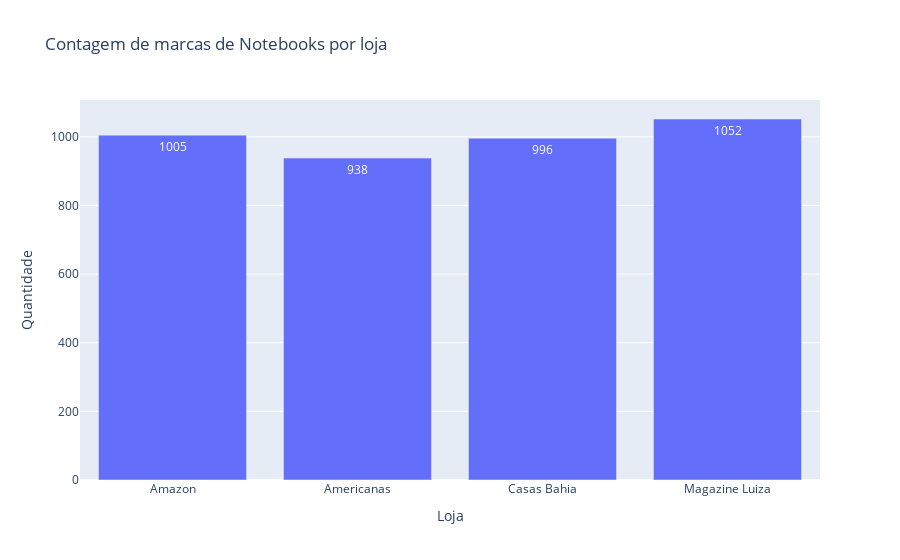

The code cell stored with this chart in its notebook:
### Code cell
fig = px.bar(dados_gerais_lojas, x='Loja',y='Quantidade', title="Contagem de marcas de Notebooks por loja", text="Quantidade")
fig.show()

### Figure 1 — Plotly figure (JSON) as saved in the notebook; plotly's stock layout.template omitted (floating-point values rounded to 4 significant figures)
{"data": [{"alignmentgroup": "True", "hovertemplate": "Loja=%{x}<br>Quantidade=%{text}<extra></extra>", "legendgroup": "", "marker": {"color": "#636efa", "pattern": {"shape": ""}}, "name": "", "offsetgroup": "", "orientation": "v", "showlegend": false, "text": [1005, 938, 996, 1052], "textposition": "auto", "type": "bar", "x": ["Amazon", "Americanas", "Casas Bahia", "Magazine Luiza"], "xaxis": "x", "y": [1005, 938, 996, 1052], "yaxis": "y"}], "layout": {"barmode": "relative", "legend": {"tracegroupgap": 0}, "title": {"text": "Contagem de marcas de Notebooks por loja"}, "xaxis": {"anchor": "y", "domain": [0, 1], "title": {"text": "Loja"}}, "yaxis": {"anchor": "x", "domain": [0, 1], "title": {"text": "Quantidade"}}}}
